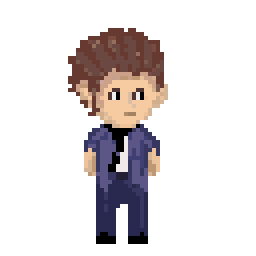
#> input picture game/assets/source/johnny/idle.png, 64 x 64 px (shown 4 times larger)
$ python make_characters.py
#> lines starting #> are read from the running program, lines starting #| are printed output that depends on the picture
"""Builds the in-game character strips from the team's 64x64 drawings.

Source: assets/source/johnny/*.png and assets/source/ludzie/*.png (64x64, drawn
mostly in 2x2 pixel blocks; Adam Białawski's czarny_*.png are 128x128 in 4x4 blocks).
Output: assets/sprites/characters/hd/*.png.

Every drawing is halved down to 32x32 (each 2x2 block becomes its most common opaque
colour, so the art keeps its look) and turned into a strip of 5 frames, 32x32 each:

    0  standing (the drawing itself)
    1  step: left leg lifted 1 px, body up 1 px
    2  standing
    3  step: right leg lifted 1 px, body up 1 px
    4  breath: head and torso 1 px lower (idle)

Johnny's poses (idle, shoot_flat/up/down, each also with the muzzle-flash variant)
share one horizontal shift so the body stays in place when the pose changes, and
all wear the aluminium cap (czapka.png, drawn on the same 64x64 canvas). Extra:
johnny_cap.png (the cap alone, where it sits in the frame; it falls off on death)
and johnny_dead.png (the drawing without the cap turned 90 degrees, lying).
Player 2, Adam Białawski (bialawski_*): the same poses from czarny_front / up / down
(*2 = firing), no cap (bald: the waves bounce off), and bialawski_dead.png.
The dead worker becomes a single trimmed image (worker.png).

Run from game/:  python tools/make_characters.py
"""

from collections import Counter
from pathlib import Path

from PIL import Image

ROOT = Path(__file__).resolve().parent.parent
SRC = ROOT / "assets" / "source"
OUT = ROOT / "assets" / "sprites" / "characters" / "hd"
F = 32  # frame size


def halve(img: Image.Image) -> Image.Image:
    img = img.convert("RGBA")
    w, h = img.size
    px = img.load()
    out = Image.new("RGBA", (w // 2, h // 2), (0, 0, 0, 0))
    po = out.load()
    for y in range(0, h, 2):
        for x in range(0, w, 2):
            block = [px[x, y], px[x + 1, y], px[x, y + 1], px[x + 1, y + 1]]
            solid = [c for c in block if c[3] >= 128]
            if len(solid) >= 2:
                # Most common colour; ties go to the darker one (keeps outlines).
                counts = Counter(solid)
                best = max(counts.items(), key=lambda kv: (kv[1], -sum(kv[0][:3])))[0]
                po[x // 2, y // 2] = best[:3] + (255,)
    return out


def shift(img: Image.Image, dx: int, dy: int = 0) -> Image.Image:
    out = Image.new("RGBA", img.size, (0, 0, 0, 0))
    out.paste(img, (dx, dy), img)
    return out


def body_box(img: Image.Image) -> tuple[int, int, int, int]:
    return img.getbbox()


def frames(img: Image.Image, legs_x: tuple[int, int], top: int, bottom: int) -> list[Image.Image]:
    """img: 32x32 drawing. legs_x: (left edge, right edge) of the legs, top/bottom:
    figure rows. The hip line sits at 70% of the figure height."""
    hip = top + int((bottom - top) * 0.70)
    mid = (legs_x[0] + legs_x[1]) // 2

    def step(left: bool) -> Image.Image:
        out = Image.new("RGBA", img.size, (0, 0, 0, 0))
        # upper body 1 px up
        out.alpha_composite(img.crop((0, 0, F, hip)), (0, -1))
        out.alpha_composite(img.crop((0, hip, F, F)), (0, hip))
        # the hip row is drawn twice so nothing tears between body and legs
        out.alpha_composite(img.crop((0, hip, F, hip + 1)), (0, hip - 1))
        # lift one leg by 1 px (its bottom row disappears)
        x0, x1 = (0, mid) if left else (mid, F)
        leg = img.crop((x0, hip, x1, F))
        clear = Image.new("RGBA", (x1 - x0, F - hip), (0, 0, 0, 0))
        out.paste(clear, (x0, hip))
        out.alpha_composite(img.crop((x0, hip - 1, x1, hip)), (x0, hip - 1))
        out.alpha_composite(leg, (x0, hip - 1))
        return out

    def breath() -> Image.Image:
        out = Image.new("RGBA", img.size, (0, 0, 0, 0))
        out.alpha_composite(img.crop((0, hip, F, F)), (0, hip))
        out.alpha_composite(img.crop((0, 0, F, hip)), (0, 1))
        return out

    return [img, step(True), img, step(False), breath()]


def strip(fr: list[Image.Image]) -> Image.Image:
    s = Image.new("RGBA", (F * len(fr), F), (0, 0, 0, 0))
    for i, f in enumerate(fr):
        s.alpha_composite(f, (i * F, 0))
    return s


def legs_of(img: Image.Image, top: int, bottom: int) -> tuple[int, int]:
    """Horizontal extent of the opaque pixels in the bottom 20% of the figure."""
    y0 = top + int((bottom - top) * 0.8)
    xs = [x for y in range(y0, bottom) for x in range(F) if img.getpixel((x, y))[3] > 0]
    return (min(xs), max(xs) + 1)


def make_set(name: str, files: dict[str, str], folder: Path, overlay: Path | None = None) -> int:
    def load(v: str) -> Image.Image:
        im = Image.open(folder / v).convert("RGBA")
        if overlay:
            im.alpha_composite(Image.open(overlay).convert("RGBA"))
        while im.width > F:
            im = halve(im)
        return im
    imgs = {k: load(v) for k, v in files.items()}
    base = imgs["idle"]
    bx0, by0, bx1, by1 = body_box(base)
    legs = legs_of(base, by0, by1)
    # centre the body (the legs) on the frame, the same for every pose
    dx = F // 2 - (legs[0] + legs[1]) // 2
    legs = (legs[0] + dx, legs[1] + dx)
    # touching the top edge: one row down, so the step frames (body up 1 px) keep it
    dy = 1 if by0 == 0 and by1 < F else 0
    for k, img in imgs.items():
        img = shift(img, dx, dy)
        strip(frames(img, legs, by0 + dy, by1 + dy)).save(OUT / f"{name}_{k}.png")
        print("wrote", f"{name}_{k}.png")
    return dx, dy


def main() -> None:
    OUT.mkdir(parents=True, exist_ok=True)
    lz = SRC / "ludzie"
    jw = SRC / "johnny"
    cap = lz / "czapka.png"
    dx, dy = make_set("johnny", {
        "idle": "idle.png",
        "shoot_flat": "shoot_flat.png", "shoot_flat_fire": "shoot_flat_2.png",
        "shoot_up": "shoot_up.png", "shoot_up_fire": "shoot_up_2.png",
        "shoot_down": "shoot_down.png", "shoot_down_fire": "shoot_down2.png",
    }, jw, cap)
#> in load, im is the input picture: PIL image 64x64 RGBA; mean R, G, B, A 25.1, 20, 20.7, 55.1
#> in halve, `out = Image.new("RGBA", (w // 2, h // 2), (0, 0, 0, 0))`: out: PIL image 32x32 RGBA; every value is 0
#> call 2 of load, with v = 'shoot_flat.png'
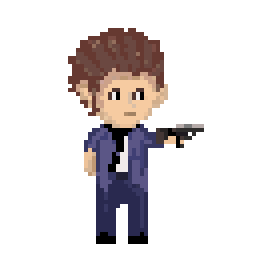
#> input picture game/assets/source/johnny/shoot_flat.png, 64 x 64 px (shown 4 times larger)
#> in load, im is the input picture: PIL image 64x64 RGBA; mean R, G, B, A 25.1, 20.1, 20.9, 56.8
#> call 3 of load, with v = 'shoot_flat_2.png'
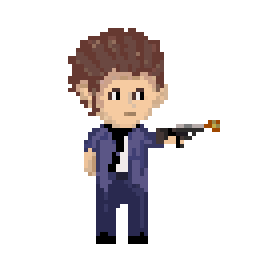
#> input picture game/assets/source/johnny/shoot_flat_2.png, 64 x 64 px (shown 4 times larger)
#> in load, im is the input picture: PIL image 64x64 RGBA; mean R, G, B, A 25.5, 20.3, 20.9, 57.3
#> call 4 of load, with v = 'shoot_up.png'
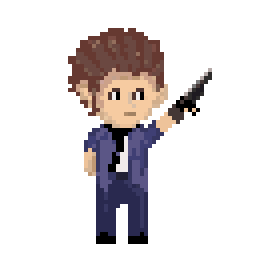
#> input picture game/assets/source/johnny/shoot_up.png, 64 x 64 px (shown 4 times larger)
#> in load, im is the input picture: PIL image 64x64 RGBA; mean R, G, B, A 25.9, 20.8, 21.5, 58.6
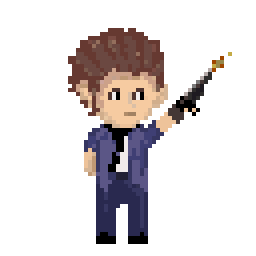
#> input picture game/assets/source/johnny/shoot_up_2.png, 64 x 64 px (shown 4 times larger)
#> in load, im is the input picture: PIL image 64x64 RGBA; mean R, G, B, A 26.3, 21, 21.6, 59.1
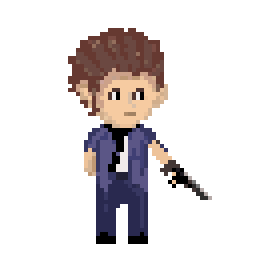
#> input picture game/assets/source/johnny/shoot_down.png, 64 x 64 px (shown 4 times larger)
#> in load, im is the input picture: PIL image 64x64 RGBA; mean R, G, B, A 25.8, 20.7, 21.3, 57.6
#> in make_set, `imgs = {k: load(v) for k, v in files.items()}`: imgs = 7 items
#> in make_set, `bx0, by0, bx1, by1 = body_box(base)`: bx0 = 8; by0 = 3; bx1 = 21; by1 = 31
#> in legs_of, `y0 = top + int((bottom - top) * 0.8)`: y0 = 25
#> in legs_of, `xs = [x for y in range(y0, bottom) for x in range(F) if img.getpixel((..`: xs = 35 values, max 18 at index 6, min 12 at index 0, mean 14.94
#> in make_set, `legs = legs_of(base, by0, by1)`: legs = (12, 19)
#> in make_set, `dx = F // 2 - (legs[0] + legs[1]) // 2`: dx = 1
#> in make_set, `legs = (legs[0] + dx, legs[1] + dx)`: legs = (13, 20)
#> in make_set, `dy = 1 if by0 == 0 and by1 < F else 0`: dy = 0
#> the loop in make_set, `for k, img in imgs.items():` made 7 passes
#> k on passes 1 to 7: 'idle', 'shoot_flat', 'shoot_flat_fire', 'shoot_up', 'shoot_up_fire', 'shoot_down', 'shoot_down_fire'
#| wrote johnny_idle.png
#| wrote johnny_shoot_flat.png
#| wrote johnny_shoot_flat_fire.png
#| wrote johnny_shoot_up.png
#| wrote johnny_shoot_up_fire.png
#| wrote johnny_shoot_down.png
#| wrote johnny_shoot_down_fire.png
#> pass 1, in make_set, `strip(frames(img, legs, by0 + dy, by1 + dy)).save(OUT / f"{name}_{k}.p..`:
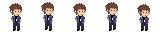
#> saved as johnny_idle.png: PIL image 160x32 RGBA; mean R, G, B, A 24.7, 19.4, 20.2, 58.9; transparent parts drawn white
#> dx = 1; dy = 0
    shift(halve(Image.open(cap)), dx, dy).save(OUT / "johnny_cap.png")
    print("wrote johnny_cap.png")
    # lying: rotated in the 64 px original (lossless), halved, feet line at the bottom
    dead = halve(Image.open(jw / "idle.png").convert("RGBA").rotate(90))
    x0, y0, x1, y1 = dead.getbbox()
#> x0 = 3; y0 = 11; x1 = 31; y1 = 24
    out = Image.new("RGBA", (F, F), (0, 0, 0, 0))
    out.paste(dead.crop((x0, y0, x1, y1)), ((F - (x1 - x0)) // 2, F - 1 - (y1 - y0)))
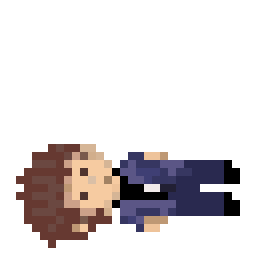
#> out: PIL image 32x32 RGBA (shown 8 times larger); mean R, G, B, A 24.6, 19.3, 20.1, 58.8; transparent parts drawn white
    out.save(OUT / "johnny_dead.png")
    print("wrote johnny_dead.png")
    make_set("bialawski", {
        "idle": "czarny_front.png",
        "shoot_flat": "czarny_front.png", "shoot_flat_fire": "czarny_front2.png",
        "shoot_up": "czarny_up.png", "shoot_up_fire": "czarny_up2.png",
        "shoot_down": "czarny_down.png", "shoot_down_fire": "czarny_down2.png",
    }, lz)
    dead = Image.open(lz / "czarny_front.png").convert("RGBA").rotate(90)
    while dead.width > F:
        dead = halve(dead)
    x0, y0, x1, y1 = dead.getbbox()
    out = Image.new("RGBA", (F, F), (0, 0, 0, 0))
    out.paste(dead.crop((x0, y0, x1, y1)), ((F - (x1 - x0)) // 2, F - 1 - (y1 - y0)))
    out.save(OUT / "bialawski_dead.png")
    print("wrote bialawski_dead.png")
    for name, file in [("farmer", "farmer.png"), ("braun", "donaldbraun.png"), ("mama", "mama.png"),
                       ("mutant", "mutant_bialy.png"), ("mutant_burnt", "mutant_spalony.png")]:
        make_set(name, {"idle": file}, lz)
    worker = halve(Image.open(lz / "worker.png"))
    worker.crop(worker.getbbox()).save(OUT / "worker_dead.png")
    print("wrote worker_dead.png")


if __name__ == "__main__":
#> (the run stopped early here; a loop or call above may not have finished)
